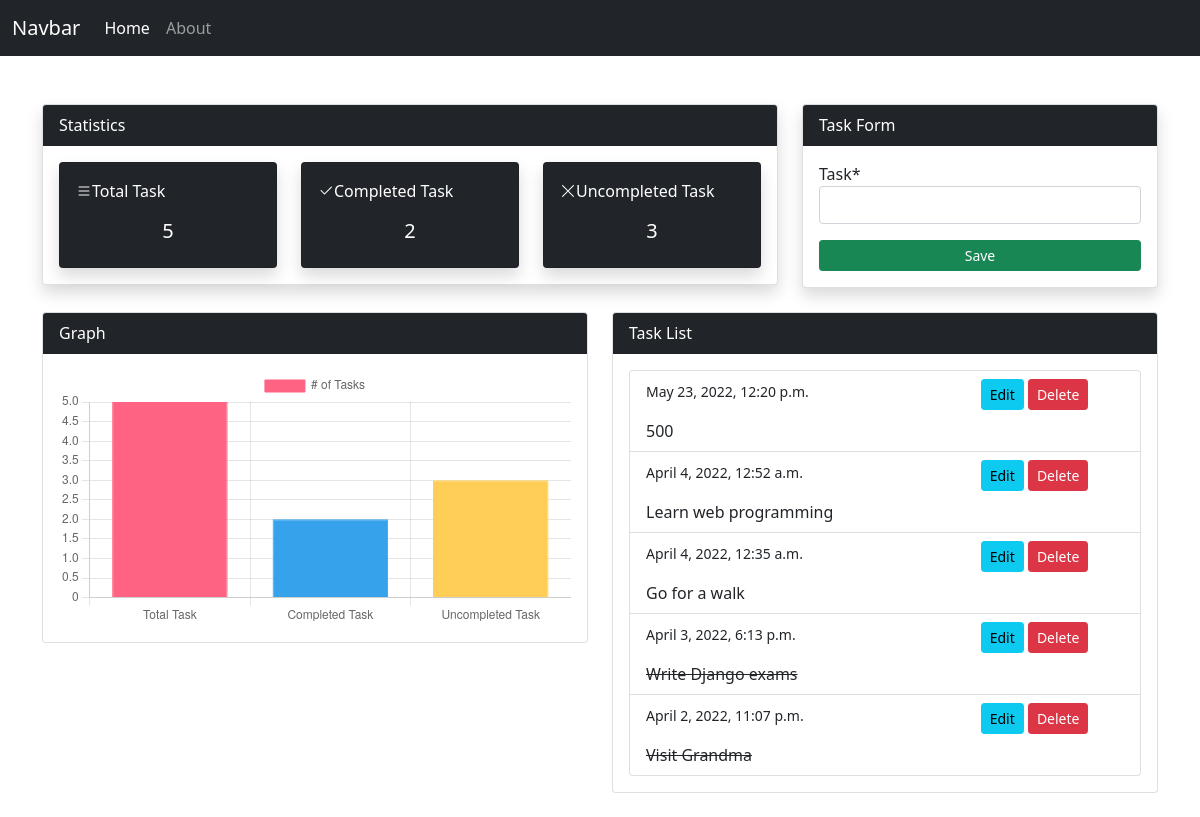
The page / on the database its author committed.
### taskapp/models.py (models this page shows, shortened)
class TaskModel(models.Model):
    task = models.CharField(max_length=100)
    isComplete = models.BooleanField(default=False)
    date = models.DateTimeField(auto_now_add=True)

### taskapp/views.py (the view)
# urls.py: path('',views.index, name='taskapp-index'),
def index(request):
    if request.method == 'POST':
        form = TaskModelForm(request.POST)
        if form.is_valid():
            form.save()
            return redirect('/')
    else:
        form = TaskModelForm()
    form = TaskModelForm()
    data = TaskModel.objects.all().order_by('-date')
    total_data = data.count()
    complete_task = TaskModel.objects.filter(isComplete=True).count()
    uncompleted_task = total_data-complete_task
    context = {
        'data' : data,
        'form' : form,
        'total_data' : total_data,
        'complete_task' : complete_task,
        'uncompleted_task' : uncompleted_task,
    }
    return render(request, 'taskapp/index.html', context)

### taskapp/forms.py
class TaskModelForm(forms.ModelForm):
    class Meta:
        model = TaskModel
        fields = ['task',]

### templates/taskapp/index.html (shortened to what this page needs)
{% extends 'partials/base.html'%} <br>
{% load crispy_forms_tags %}
{% block content%}
 <div class="container my-4">
    <div class="row">
        <div class="col-xl-8">
            <div class="card shadow">
                <div class="card-header bg-dark text-white">Statistics</div>
                <div class="card-body">
                    <div class="row">
                        <div class="col-xl-4">
                            <div class="card my-card shadow bg-dark text-white ">
                                <div class="card-body">
                                    <p><i class="bi bi-list"></i>Total Task</p>
                                    <h5 class="text-center">{{ total_data }}</h5>
                                </div>
                            </div>
                        </div>
                        <div class="col-xl-4">
                            <div class="card my-card shadow bg-dark text-white">
                                <div class="card-body">
                                    <p><i class="bi bi-check2"></i>Completed Task</p>
                                    <h5 class="text-center">{{ complete_task }}</h5>
                                </div>
                            </div>
                        </div>
                        <div class="col-xl-4">
                            <div class="card my-card shadow bg-dark text-white">
                                <div class="card-body">
                                    <p><i class="bi bi-x-lg"></i>Uncompleted Task</p>
                                    <h5 class="text-center">{{ uncompleted_task }}</h5>
                                </div>
                            </div>
                        </div>
                    </div>
                </div>
            </div>
        </div>
        <div class="col-xl-4">
          <div class="card shadow">
            <div class="card-header bg-dark text-white">Task Form</div>
            <div class="card-body">
                <form class="d-grid " method="POST">
                  {{ form|crispy }}
                  <input class="btn btn-success btn-sm mt-3" type="submit" value="Save">
                </form>
              </div>
          </div>
        </div>
    </div>
</div>
<div class="container">
  <div class="row">
    <div class="col-xl-6">
      <div class="card">
        <div class="card-header bg-dark text-white">Graph</div>
        <div class="card-body"><canvas id="myChart" ></canvas></div>
      </div>
    </div>
    <div class="col-xl-6">
      <div class="card">
        <div class="card-header bg-dark text-white">Task List</div>
        <div class="card-body">
          <ul class="list-group">
            {% for task in data %}
            <li class="list-group-item">
             <div class="row">
               <div class="col-8">
                <p><small>{{task.date}}</small></p>
                {% if task.isComplete %}
                <del>{{task.task}}</del>
                {% else %}
                {{task.task}}
                {% endif %}
               </div>
               <div class="col-4">
                <a class="btn btn-info btn-sm" href="{% url 'taskapp-edit' task.id %}">Edit</a>
                <a class="btn btn-danger btn-sm" href="{% url 'taskapp-delete' task.id %}">Delete</a>
               </div>
             </div>
            </li>
            {% endfor %}
          </ul>
        </div>
      </div>
    </div>
  </div>
</div>
{% include 'partials/graph.html'%} <br>
{% endblock %}

### templates/partials/base.html (shortened to what this page needs)
<!doctype html>
<html lang="en">
  <head>
    <link href="https://cdn.jsdelivr.net/npm/bootstrap@5.1.3/dist/css/bootstrap.min.css" rel="stylesheet">
    <link rel="stylesheet" href="https://cdn.jsdelivr.net/npm/bootstrap-icons@1.8.2/font/bootstrap-icons.css">
  </head>
  <body>
    {% include 'partials/nav.html'%} <br>
      {% block content%} {% endblock %}
  </body>
</html>

### templates/partials/nav.html (shortened to what this page needs)
 <nav class="navbar navbar-expand-lg navbar-dark bg-dark ">
    <div class="container-fluid">
      <a class="navbar-brand" href="#">Navbar</a>
      <div class="collapse navbar-collapse" id="navbarSupportedContent">
        <ul class="navbar-nav me-auto mb-2 mb-lg-0">
          <li class="nav-item">
            <a class="nav-link active" aria-current="page" href="{% url 'taskapp-index' %}">Home</a>
          </li>
          <li class="nav-item">
            <a class="nav-link" href="{% url 'taskapp-about' %}">About</a>
          </li>
        </ul>
      </div>
    </div>
  </nav>

### templates/partials/graph.html
<script>
    const ctx = document.getElementById('myChart').getContext('2d');
    const myChart = new Chart(ctx, {
        type: 'bar',
        data: {
            labels: ["Total Task", "Completed Task", "Uncompleted Task"],
            datasets: [{
                label: '# of Tasks',
                data: [{{ total_data }}, {{ complete_task }}, {{ uncompleted_task }}],
                backgroundColor: [
                    'rgba(255, 99, 132, 1)',
                    'rgba(54, 162, 235, 1)',
                    'rgba(255, 206, 86, 1)',
                    'rgba(75, 192, 192, 1)',
                    'rgba(153, 102, 255, 1)',
                    'rgba(255, 159, 64, 1)'
                ],
                borderColor: [
                    'rgba(255, 99, 132, 1)',
                    'rgba(54, 162, 235, 1)',
                    'rgba(255, 206, 86, 1)',
                    'rgba(75, 192, 192, 1)',
                    'rgba(153, 102, 255, 1)',
                    'rgba(255, 159, 64, 1)'
                ],
                borderWidth: 1
            }]
        },
        options: {
            scales: {
                y: {
                    beginAtZero: true
                }
            }
        }
    });
    </script>

### rows shown on the page
TaskModel: date "May 23, 2022, 12:20 p.m.", task "500"
TaskModel: date "April 4, 2022, 12:52 a.m.", task "Learn web programming"
TaskModel: date "April 4, 2022, 12:35 a.m.", task "Go for a walk"
TaskModel: date "April 3, 2022, 6:13 p.m.", task "Write Django exams"
TaskModel: date "April 2, 2022, 11:07 p.m.", task "Visit Grandma"

### other values the page prints
{{ total_data }} "5"
{{ complete_task }} "2"
{{ uncompleted_task }} "3"
chart data {{ total_data }} 5
chart data {{ complete_task }} 2
chart data {{ uncompleted_task }} 3
